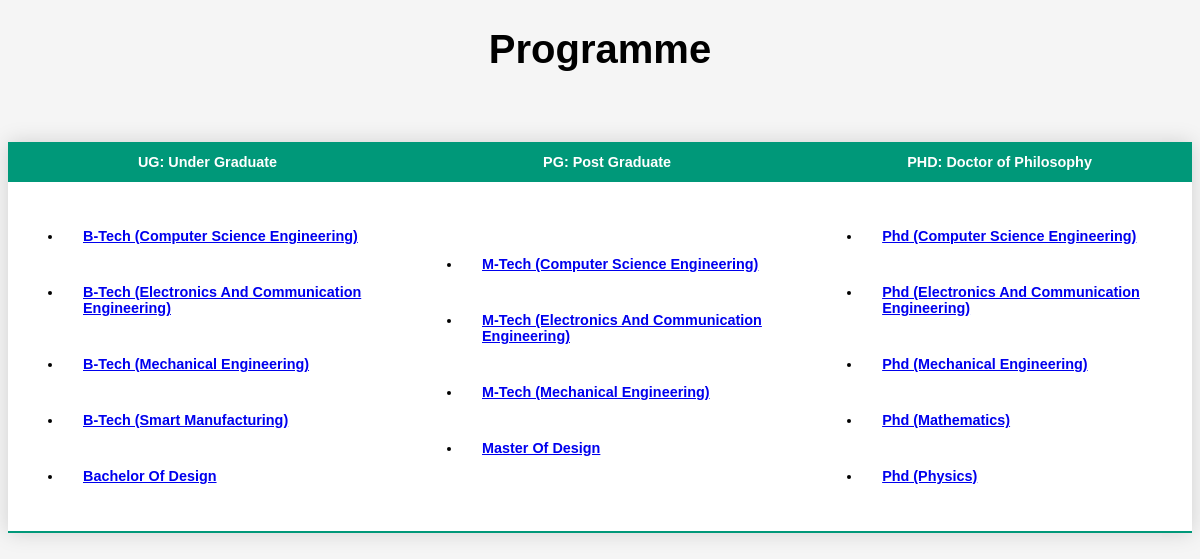
Page /programme on the committed database.
### program_and_curriculum_management/models.py (models this page shows, shortened)
class Programme(models.Model):
    category = models.CharField(max_length=100)
    title = models.CharField(max_length=100)

### program_and_curriculum_management/views.py (the view)
# urls.py: path('programme',views.programme, name='program_and_curriculum_management'),
def programme(request):
    ug = Programme.objects.filter(category='UG')
    pg = Programme.objects.filter(category='PG')
    phd = Programme.objects.filter(category='PHD')
    return render(request,'programme.html',{'UG':ug, 'PG':pg, 'PHD':phd})

### templates/programme.html (shortened to what this page needs)
<!DOCTYPE html>
<html lang="en">
<head>
    <link rel='stylesheet' type='text/css' media='screen' href='/static/style.css'>
</head>
<body>
    <div class="top">
       <h1>Programme</h1>
   </div>
    <div>
        <table class="styled-table">
            <thead>
                <tr style="text-align: center;">
                    <th>UG: Under Graduate</th>
                    <th>PG: Post Graduate</th>
                    <th>PHD: Doctor of Philosophy</th>
                </tr>
            </thead>
            <tbody>
                <tr>
                    <td>
                        <ul>
                        {% for ug in UG %}
                        <li><a href="{% url 'curriculum' ug.id %}">{{ug.title | title }}</a></li>
                        {% endfor %}
                        </ul>
                    </td>
                    <td>
                        <ul>
                        {% for pg in PG %}
                        <li><a href="{% url 'curriculum' pg.id %}">
                            {{ pg.title | title }}
                            </a>
                        </li>
                        {% endfor %}
                        </ul>
                    </td>
                    <td>
                        <ul>
                        {% for phd in PHD %}
                        <li><a href="{% url 'curriculum' phd.id %}">
                            {{ phd.title | title }}
                            </a>
                        </li>
                        {% endfor %}
                        </ul>
                    </td>
                </tr>
            </tbody>
            </table>
    </div>
</body>
</html>

### static/style.css (style rules this page uses)
body { background: whitesmoke; display: block; margin: 8px; }
.top { text-align :center; margin: 25px 25px x; margin-left: auto; margin-right: auto; margin-top :5px; font-size: 20px; font-family: sans-serif; }
.styled-table { border-collapse: collapse; margin: 25px 25px 25px; margin-left: auto; margin-right: auto; margin-top :70px; font-size: 0.9em; font-family: sans-serif; min-width: 400px; box-shadow: 0 0 20px rgba(0, 0, 0, 0.15); }
.styled-table thead tr, .styled-table thead th { background-color: #009879; color: #ffffff; text-align: center; }
.styled-table th, .styled-table td { padding: 12px 15px; }
.styled-table tbody tr { border-bottom: 1px solid #dddddd; }
.styled-table tbody tr:nth-of-type(odd) { background-color: white; }
.styled-table tbody tr:last-of-type { border-bottom: 2px solid #009879; }
li { padding: 20px; font-weight: bold; }

### rows in the picture
Programme: title "B-Tech (Computer Science Engineering)"
Programme: title "B-Tech (Electronics And Communication Engineering)"
Programme: title "B-Tech (Mechanical Engineering)"
Programme: title "B-Tech (Smart Manufacturing)"
Programme: title "Bachelor Of Design"
Programme: title "M-Tech (Computer Science Engineering)"
Programme: title "M-Tech (Electronics And Communication Engineering)"
Programme: title "M-Tech (Mechanical Engineering)"
Programme: title "Master Of Design"
Programme: title "Phd (Computer Science Engineering)"
Programme: title "Phd (Electronics And Communication Engineering)"
Programme: title "Phd (Mechanical Engineering)"
Programme: title "Phd (Mathematics)"
Programme: title "Phd (Physics)"
